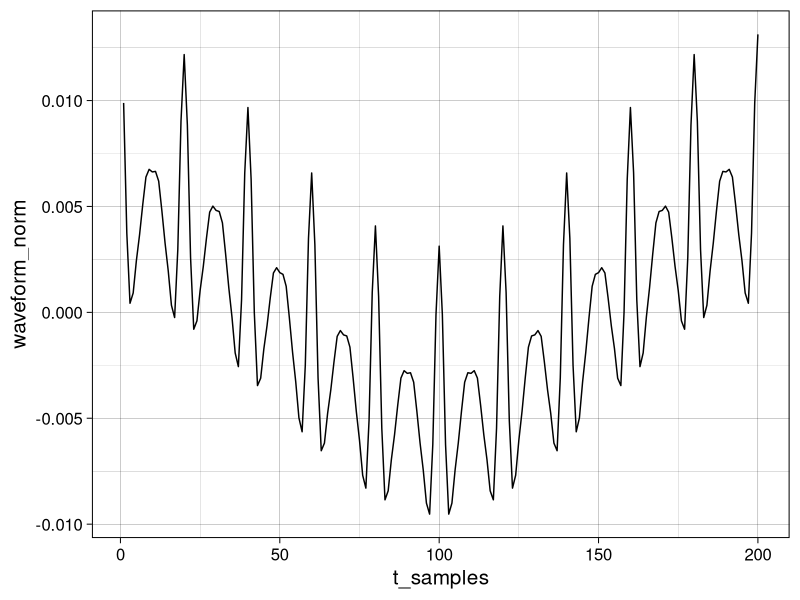
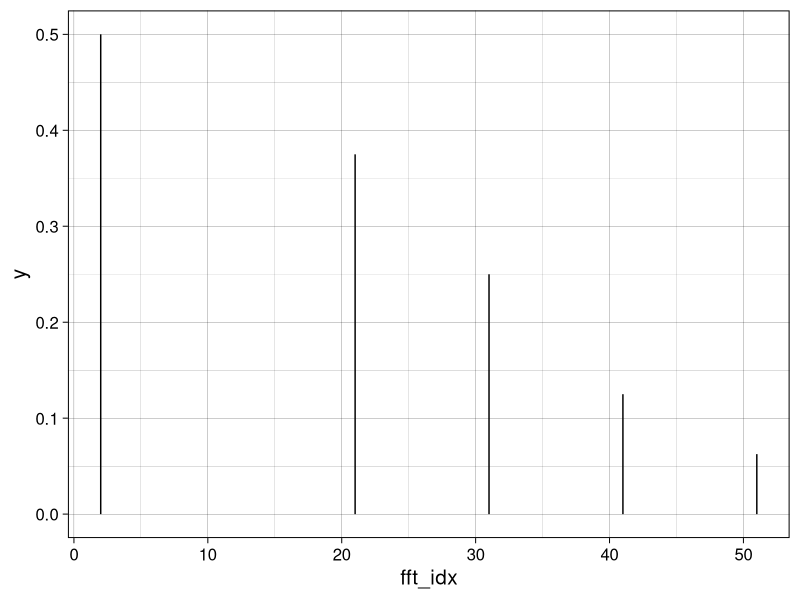

These figures' R source, in order:
## ---- chunk 1
knitr::opts_chunk$set(echo = TRUE)
## ---- chunk 2
library(dplyr)
library(ggplot2)
## ---- chunk 3
theme_set(theme_linedraw(base_size = 15))
## ---- chunk 4
generate_waveform <- function(freq_hzs, amplitudes, decay_tau = NA, duration_s = 1.0, sr = 200) {
  t_samples <- seq(sr * duration_s)
  waveform_matrix = matrix(nrow = length(freq_hzs), ncol = length(t_samples))
  
  for (i in seq_along(freq_hzs)) {
    if (is.na(decay_tau)) {
      waveform_matrix[i, ] <- amplitudes[i] * cos(2 * pi * freq_hzs[i] * t_samples / sr)
    }
    else {
      waveform_matrix[i, ] <- amplitudes[i] * cos(2 * pi * freq_hzs[i] * t_samples / sr) * exp(-t_samples / (decay_tau * sr))
    }
  }
  
  wv <- colSums(waveform_matrix)
  
  data.frame(
    t_samples = t_samples,
    waveform = wv,
    waveform_norm = wv / length(wv)
  )
}
## ---- chunk 5
waveform_2 <- generate_waveform(
  c(1, 20, 30, 40, 50), 
  c(1.0, 0.75, 0.5, 0.25, 0.125)
)

waveform_2  %>%
  ggplot(aes(x = t_samples, y = waveform_norm)) +
    geom_line()
## ---- chunk 6
# y <- fft(waveform_2$waveform / length(waveform_2$waveform))
# y[which(Re(y) > 0.05 | Im(y) > 0.05)]
## ---- chunk 7
fft_df <- function(waveform_df) {
  original_fft <- fft(waveform_df$waveform_norm)
  y <- original_fft[1:floor(length(original_fft) / 2)]
  
  data.frame(
    fft_idx = seq_along(y),
    fft_complex = y,
    fft_re = Re(y),
    fft_im = Im(y),
    fft_mod = Mod(y)
  )
} 
## ---- chunk 8
waveform_2 %>%
  fft_df() %>%
  filter(fft_mod > 1e-2) %>%
  ggplot() +
  geom_segment(aes(x = fft_idx, y = 0, xend = fft_idx, yend = fft_mod))
## ---- chunk 9
waveform_2 %>%
  fft_df() %>%
  filter(fft_mod > 1e-2)
